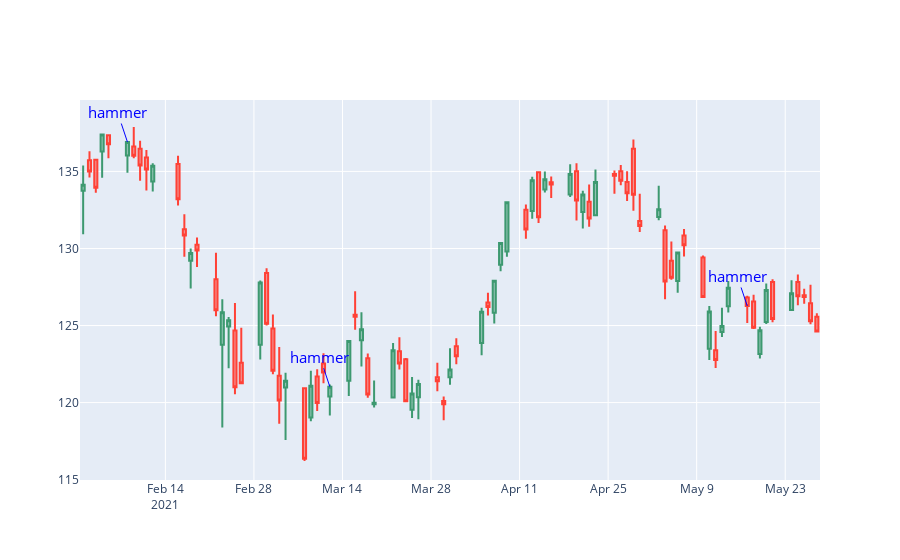

The code cell stored with this chart in its notebook:
### Markdown cell above
### Visualize the strategy

### Code cell
# use AAPL as an e.g
security_price = yf.download('AAPL', start="2021-02-01", end="2021-05-30", interval='1d')
security_price = security_price.dropna().reset_index()
fig = go.Figure(data=[go.Candlestick(x=security_price['Date'],
                open=security_price['Open'],
                high=security_price['High'],
                low=security_price['Low'],
                close=security_price['Close'])])
fig.update_layout(
    annotations= [{"x":'2021-02-08',"y":security_price['Close'].iloc[security_price[security_price['Date']=='2021-02-08'].index[0]], 
                   "text": "hammer", "showarrow":True, "font":{"color":"blue", "size":15}, "arrowcolor":"blue"},
                 {"x":'2021-03-12',"y":security_price['Close'].iloc[security_price[security_price['Date']=='2021-03-12'].index[0]], 
                   "text": "hammer", "showarrow":True, "font":{"color":"blue", "size":15}, "arrowcolor":"blue"},
                 {"x":'2021-05-17 ',"y":security_price['Close'].iloc[security_price[security_price['Date']=='2021-05-17 '].index[0]], 
                   "text": "hammer", "showarrow":True, "font":{"color":"blue", "size":15}, "arrowcolor":"blue"}])
fig.update_layout(xaxis_rangeslider_visible=False)
fig.show()
